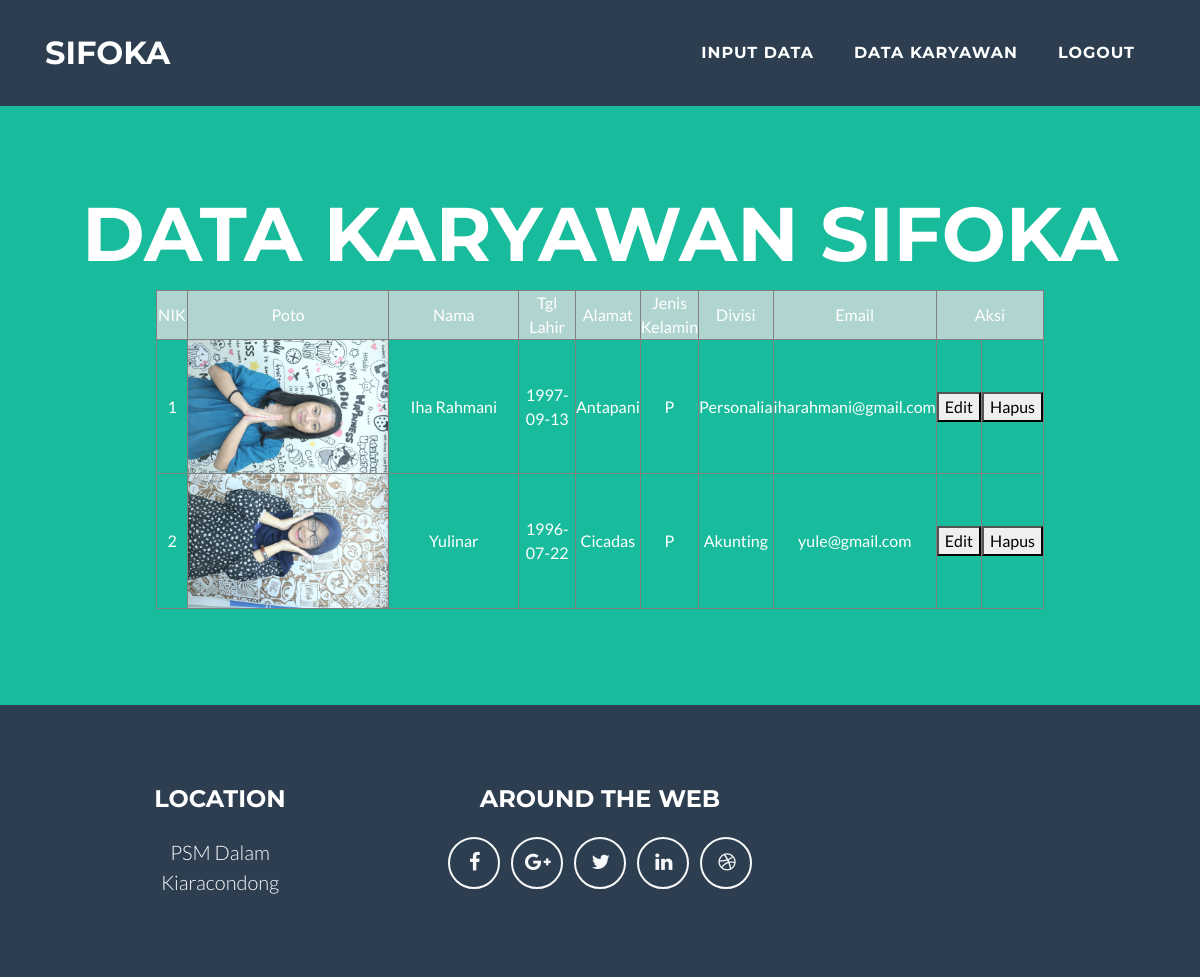
The page /tampil.php on the database its author committed.
### tables this page shows
CREATE TABLE `karyawan1` (
  `nik` int(8) NOT NULL,
  `poto` varchar(100) NOT NULL,
  `nama` varchar(50) NOT NULL,
  `tgl_lahir` date NOT NULL,
  `jeniskelamin` enum('P','L','','') NOT NULL,
  `divisi` enum('Personalia','Akunting','','') NOT NULL,
  `alamat` varchar(100) NOT NULL,
  `email` varchar(50) NOT NULL
);

### tampil.php (the view, shortened to what this page needs)
<!DOCTYPE html>
<html lang="en">
  <head>
    <link href="vendor/bootstrap/css/bootstrap.min.css" rel="stylesheet">
    <link href="vendor/font-awesome/css/font-awesome.min.css" rel="stylesheet" type="text/css">
    <link href="vendor/magnific-popup/magnific-popup.css" rel="stylesheet" type="text/css">
    <link href="css/freelancer.min.css" rel="stylesheet">
  </head>
  <body id="page-top">
    <nav class="navbar navbar-expand-lg bg-secondary fixed-top text-uppercase" id="mainNav">
      <div class="container">
        <a class="navbar-brand js-scroll-trigger" href="#page-top">SIFOKA</a>
        <div class="collapse navbar-collapse" id="navbarResponsive">
          <ul class="navbar-nav ml-auto">
            <li class="nav-item mx-0 mx-lg-1">
              <a class="nav-link py-3 px-0 px-lg-3 rounded js-scroll-trigger" href="tambah.php">Input Data</a>
            </li>
            <li class="nav-item mx-0 mx-lg-1">
              <a class="nav-link py-3 px-0 px-lg-3 rounded js-scroll-trigger" href="tampil.php">Data Karyawan</a>
            </li>
            <li class="nav-item mx-0 mx-lg-1">
              <a class="nav-link py-3 px-0 px-lg-3 rounded js-scroll-trigger" href="logout.php">Logout</a>
            </li>
          </ul>
        </div>
      </div>
    </nav>
    <header class="masthead bg-primary text-white text-center">
      <div class="container">
      <h1 class="text-uppercase mb-0">Data Karyawan SIFOKA</h1>
      <br>
<table align="center" width="80%" border="1" cellspacing="0" cellpadding="0">
<tr>
<td width="5%" bgcolor="#b0d5d0"><div align="center">NIK</td>
<td width="15%" bgcolor="#b0d5d0"><div align="center">Poto</td>
<td width="60%" bgcolor="#b0d5d0"><div align="center">Nama</td>
<td width="15%" bgcolor="#b0d5d0"><div align="center">Tgl Lahir</td>
<td width="8%" bgcolor="#b0d5d0"><div align="center">Alamat</td>
<td width="15%" bgcolor="#b0d5d0"><div align="center">Jenis Kelamin</td>
<td width="8%" bgcolor="#b0d5d0"><div align="center">Divisi</td>
<td width="8%" bgcolor="#b0d5d0"><div align="center">Email</td>
<td colspan="2" bgcolor="#b0d5d0"><div align="center">Aksi</div></td>
</tr>
<?php
include "./fungsi/fungsi.php";
$n=1;
$query= "SELECT * FROM karyawan1" ;
$sql = mysqli_query($koneksi, $query);
while($karyawan1 = mysqli_fetch_array($sql))
{
    ?>
    <tr>
      <td><div align="center"><?php echo $n; ?></td>
      <td><div align="center"><?php echo "<img src=img/$karyawan1[poto] width='200px'>"; ?></td>
      <td><div align="center"><?php echo $karyawan1['nama']; ?></td>
      <td><div align="center"><?php echo $karyawan1['tgl_lahir']; ?></td>
      <td><div align="center"><?php echo $karyawan1['alamat']; ?></td>
      <td><div align="center"><?php echo $karyawan1['jeniskelamin']; ?></td>
      <td><div align="center"><?php echo $karyawan1['divisi']; ?></td>
      <td><div align="center"><?php echo $karyawan1['email']; ?></td>
      <td width="18%"><div align="center"><?php echo "<a href=edit.php?nik=$karyawan1[nik]> <button> Edit </button></a>"; ?></td>
      <td width="18%"><div align="center"><?php echo "<a href=hapus.php?nik=$karyawan1[nik]> <button> Hapus </button></a>"; ?></td>
    </tr>
    <?php
    $n++;
}
?>
</table>
      </div>
    </header>
    <footer class="footer text-center">
      <div class="container">
        <div class="row">
          <div class="col-md-4 mb-5 mb-lg-0">
            <h4 class="text-uppercase mb-4">Location</h4>
            <p class="lead mb-0">PSM Dalam
              <br>Kiaracondong</p>
          </div>
          <div class="col-md-4 mb-5 mb-lg-0">
            <h4 class="text-uppercase mb-4">Around the Web</h4>
            <ul class="list-inline mb-0">
              <li class="list-inline-item">
                <a class="btn btn-outline-light btn-social text-center rounded-circle" href="#">
                  <i class="fa fa-fw fa-facebook"></i>
                </a>
              </li>
              <li class="list-inline-item">
                <a class="btn btn-outline-light btn-social text-center rounded-circle" href="#">
                  <i class="fa fa-fw fa-google-plus"></i>
                </a>
              </li>
              <li class="list-inline-item">
                <a class="btn btn-outline-light btn-social text-center rounded-circle" href="#">
                  <i class="fa fa-fw fa-twitter"></i>
                </a>
              </li>
              <li class="list-inline-item">
                <a class="btn btn-outline-light btn-social text-center rounded-circle" href="#">
                  <i class="fa fa-fw fa-linkedin"></i>
                </a>
              </li>
              <li class="list-inline-item">
                <a class="btn btn-outline-light btn-social text-center rounded-circle" href="#">
                  <i class="fa fa-fw fa-dribbble"></i>
                </a>
              </li>
            </ul>
          </div>

### rows shown on the page
karyawan1: poto (picture), nama "Iha Rahmani", tgl_lahir "1997-09-13", alamat "Antapani", jeniskelamin "P", divisi "Personalia", email "iharahmani@gmail.com"
karyawan1: poto (picture), nama "Yulinar", tgl_lahir "1996-07-22", alamat "Cicadas", jeniskelamin "P", divisi "Akunting", email "yule@gmail.com"
